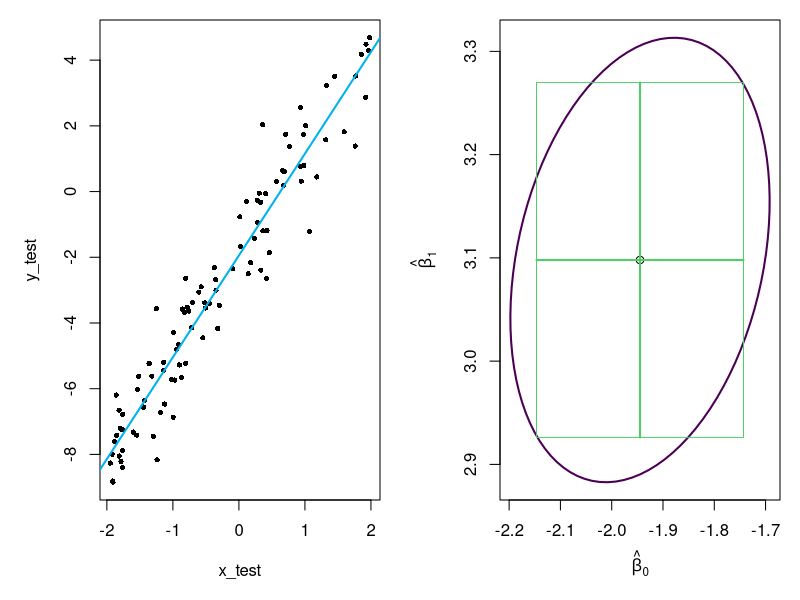

Write R code to recreate this figure.
## ---- chunk 1
knitr::opts_chunk$set(echo = TRUE)
## ---- chunk 2
## Set the seed (Quia Sapientia)
set.seed(12890926)
## Number of samples
n <- 100
## vector of x
x_test <- runif(n, -2, 2)
## coefficients
beta_0 <- -2; beta_1 <- 3
## epsilon
error_test <- rnorm(n, mean = 0, sd = 1)
## y = 2 + 3 * x + epsilon
y_test <- beta_0 + beta_1 * x_test + error_test
## ---- chunk 3
## lm fit
fit_lm <- lm(y_test ~ x_test)
## Plot
par(mfrow = c(1, 2), mar = c(5, 5, 1, 1))
### Data and line plot
## Dataset
plot(x_test, y_test, pch = 16, cex = 0.7, ylab = "y_test")
## Regression line
abline(fit_lm, col = "deepskyblue2", lwd = 2)
### Confidence region
ccc <- hcl.colors(5)
library(ellipse)
cr <- ellipse(fit_lm, level = 0.95)
plot(cr, type = 'l',
     xlab = expression(hat(beta)[0]),
     ylab = expression(hat(beta)[1]),
     col = ccc[1], lwd = 2)
points(fit_lm$coefficients[1], fit_lm$coefficients[2])
### Confidence intervals
ci <- confint(fit_lm, level = 0.95)
lines(ci[1,], rep(fit_lm$coefficients[2], 2), col = ccc[4], lwd = 2)
lines(rep(fit_lm$coefficients[1], 2), ci[2,], col = ccc[4], lwd = 2)
polygon(ci[1, c(1, 2, 2, 1)], ci[2, c(1, 1, 2, 2)], border = ccc[4])
